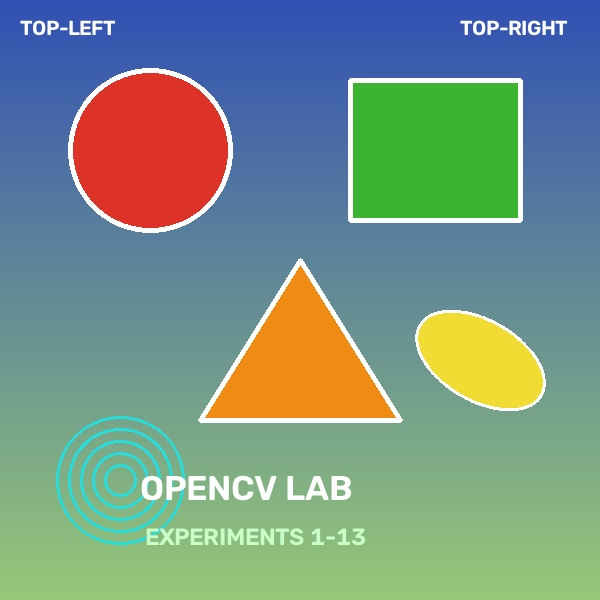
#> input picture LAB/photo.jpg, 600 x 600 px
$ python 'experiment 3.py'
#> lines starting #> are read from the running program, lines starting #| are printed output that depends on the picture; after the words box and inside, x2 and y2 are one past the last pixel; in counts of white or black regions, pixels touching at a corner belong together
"""
EXPERIMENT 3
Aim: Perform basic Image Handling and processing operations on the image is to read an image in python and Convert an Image to show outline using Canny function.
"""
import cv2
import os

img_path = "photo.jpg" if os.path.exists("photo.jpg") else "sample.jpg"
image = cv2.imread(img_path)
#> image is the input picture: shape (600, 600, 3); mean B, G, R 133.6, 146.9, 119.8
if image is None:
    raise FileNotFoundError(f"Image not found at {img_path}")

gray = cv2.cvtColor(image, cv2.COLOR_BGR2GRAY)
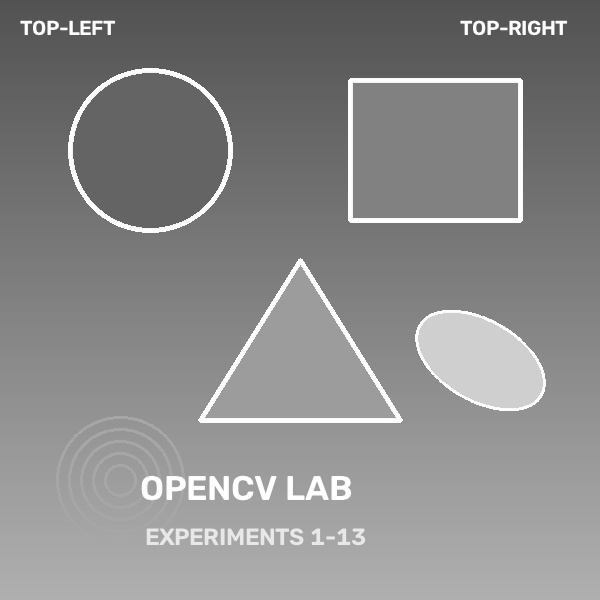
#> gray: shape (600, 600); min 79, max 255, mean 137.3
edges = cv2.Canny(gray, 100, 200)
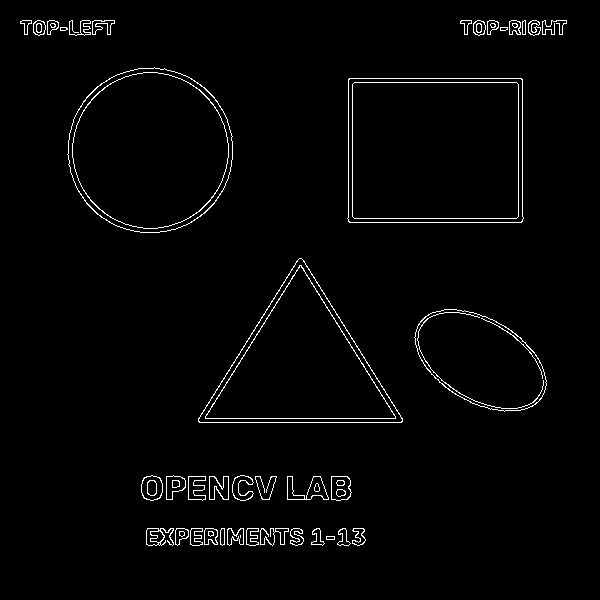
#> edges: shape (600, 600); 2% white in thin lines or dots, all inside (x1, y1, x2, y2) = (20, 20, 567, 546)
cv2.imwrite("experiment 3_output.jpg", edges)
print("[OK] Saved experiment 3_output.jpg")

cv2.imshow("Original Image", image)
cv2.imshow("Canny Outline", edges)
cv2.waitKey(1000)
cv2.destroyAllWindows()

$ run again, with LAB/experiment 10_y_axis_flipped.jpg copied over LAB/photo.jpg
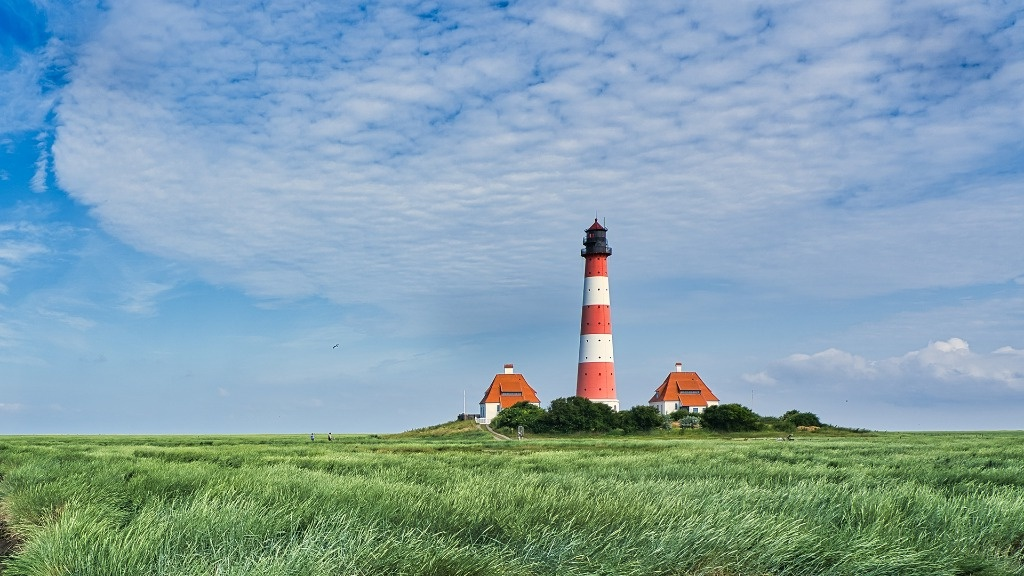
#> input picture LAB/experiment 10_y_axis_flipped.jpg, 1024 x 576 px
#> image is the input picture: shape (576, 1024, 3); mean B, G, R 170.9, 160.8, 129.9
#> `gray = cv2.cvtColor(image, cv2.COLOR_BGR2GRAY)`:
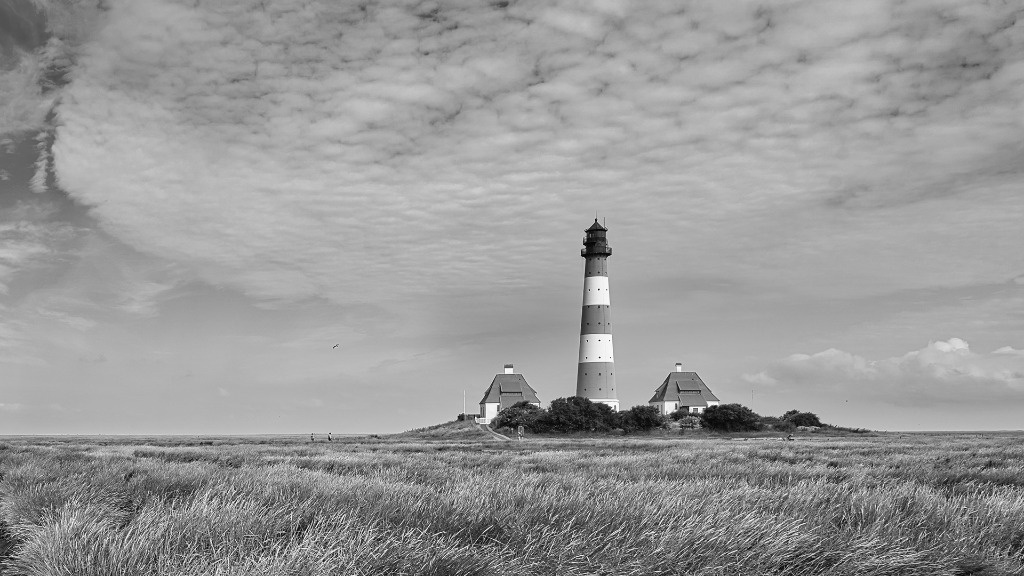
#> gray: shape (576, 1024); min 1, max 254, mean 152.7
#> `edges = cv2.Canny(gray, 100, 200)`:
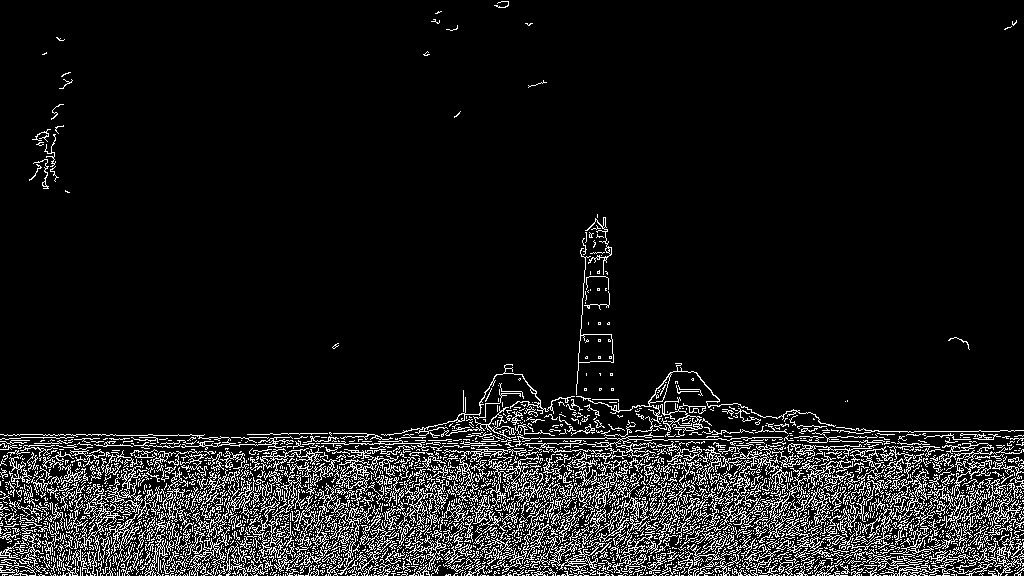
#> edges: shape (576, 1024); 9.4% white in thin lines or dots
